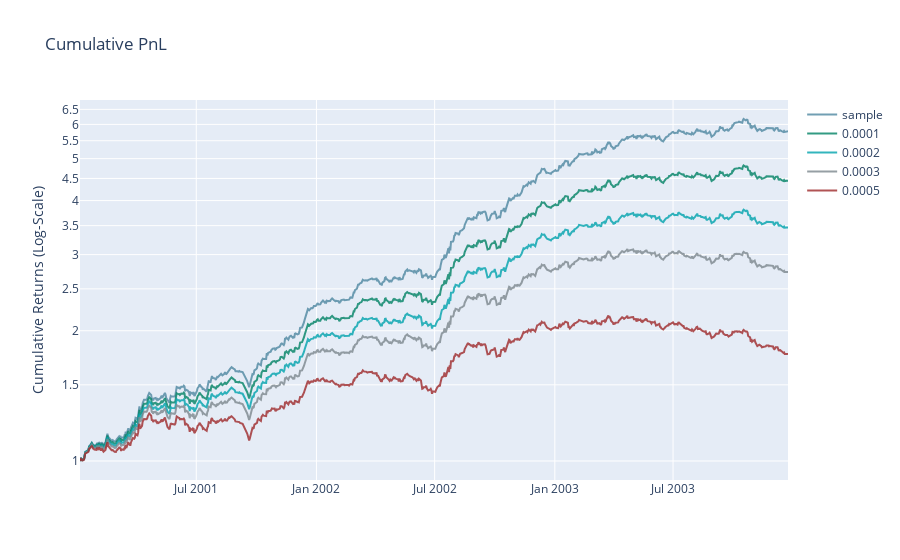

Notebook code cell kept with this figure:
### Code cell
plotting(pnl_results, transaction_costs)

### Figure 1 — Plotly figure (JSON) as saved in the notebook; plotly's stock layout.template omitted (floating-point values rounded to 4 significant figures; data arrays with more than 128 entries replaced by an {"elided": "..."} marker saying what was removed)
{"data": [{"line": {"color": "#4E87A0", "width": 2}, "name": "sample", "opacity": 0.8, "type": "scatter", "x": {"elided": "746 str values"}, "y": {"elided": "746 float values"}}, {"line": {"color": "#008264", "width": 2}, "name": "0.0001", "opacity": 0.8, "type": "scatter", "x": {"elided": "746 str values"}, "y": {"elided": "746 float values"}}, {"line": {"color": "#00A3AD", "width": 2}, "name": "0.0002", "opacity": 0.8, "type": "scatter", "x": {"elided": "746 str values"}, "y": {"elided": "746 float values"}}, {"line": {"color": "#7C878E", "width": 2}, "name": "0.0003", "opacity": 0.8, "type": "scatter", "x": {"elided": "746 str values"}, "y": {"elided": "746 float values"}}, {"line": {"color": "#9E2A2B", "width": 2}, "name": "0.0005", "opacity": 0.8, "type": "scatter", "x": {"elided": "746 str values"}, "y": {"elided": "746 float values"}}], "layout": {"title": {"text": "Cumulative PnL"}, "yaxis": {"title": {"text": "Cumulative Returns (Log-Scale)"}, "type": "log"}}}
